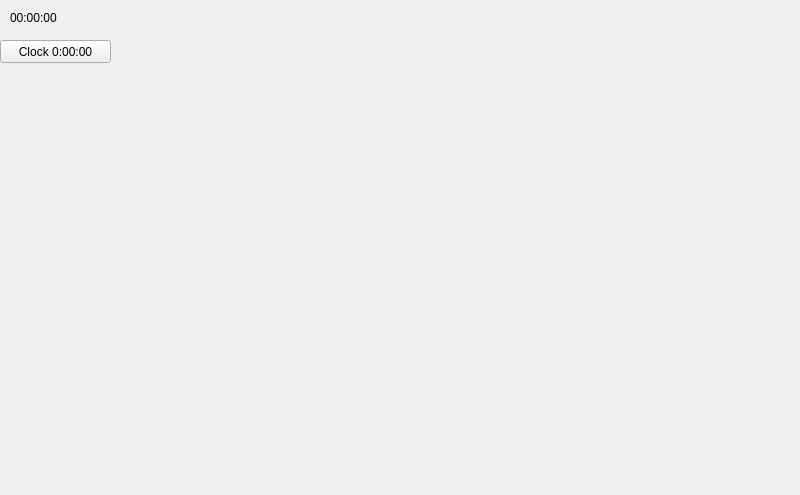
<?xml version="1.0" encoding="UTF-8"?>
<ui version="4.0">
 <class>MainWindow</class>
 <widget class="QMainWindow" name="MainWindow">
  <property name="geometry">
   <rect>
    <x>0</x>
    <y>0</y>
    <width>800</width>
    <height>495</height>
   </rect>
  </property>
  <property name="windowTitle">
   <string>MainWindow</string>
  </property>
  <widget class="QWidget" name="centralwidget">
   <widget class="QPushButton" name="pb_ClockZero">
    <property name="geometry">
     <rect>
      <x>0</x>
      <y>40</y>
      <width>111</width>
      <height>23</height>
     </rect>
    </property>
    <property name="text">
     <string>Clock 0:00:00</string>
    </property>
   </widget>
   <widget class="QLabel" name="lb_Clock">
    <property name="geometry">
     <rect>
      <x>10</x>
      <y>10</y>
      <width>58</width>
      <height>15</height>
     </rect>
    </property>
    <property name="text">
     <string>00:00:00</string>
    </property>
   </widget>
  </widget>
 </widget>
 <resources/>
 <connections/>
</ui>
